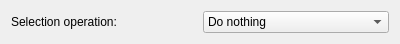
<?xml version="1.0" encoding="UTF-8"?>
<ui version="4.0">
 <class>Form</class>
 <widget class="QWidget" name="Form">
  <property name="geometry">
   <rect>
    <x>0</x>
    <y>0</y>
    <width>400</width>
    <height>38</height>
   </rect>
  </property>
  <property name="windowTitle">
   <string>Form</string>
  </property>
  <layout class="QGridLayout" name="gridLayout">
   <item row="0" column="0">
    <widget class="QLabel" name="label">
     <property name="text">
      <string>Selection operation:</string>
     </property>
    </widget>
   </item>
   <item row="0" column="1">
    <widget class="QComboBox" name="comboBox">
     <item>
      <property name="text">
       <string>Do nothing</string>
      </property>
     </item>
     <item>
      <property name="text">
       <string>Add to selection</string>
      </property>
     </item>
     <item>
      <property name="text">
       <string>Remove from selection</string>
      </property>
     </item>
     <item>
      <property name="text">
       <string>Toggle selected state</string>
      </property>
     </item>
     <item>
      <property name="text">
       <string>Replace selection</string>
      </property>
     </item>
    </widget>
   </item>
  </layout>
 </widget>
 <resources/>
 <connections/>
</ui>
